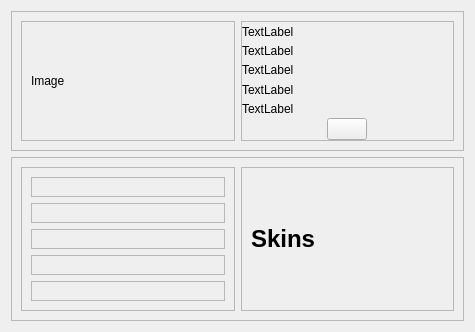
                   <widget class="QWidget" name="scrollAreaWidgetContents_5">
                    <property name="geometry">
                     <rect>
                      <x>0</x>
                      <y>0</y>
                      <width>475</width>
                      <height>328</height>
                     </rect>
                    </property>
                    <layout class="QGridLayout" name="gridLayout_7">
                     <item row="0" column="0">
                      <widget class="QFrame" name="frame_12">
                       <property name="frameShape">
                        <enum>QFrame::StyledPanel</enum>
                       </property>
                       <property name="frameShadow">
                        <enum>QFrame::Raised</enum>
                       </property>
                       <layout class="QHBoxLayout" name="horizontalLayout_11">
                        <item>
                         <widget class="QFrame" name="frame_14">
                          <property name="maximumSize">
                           <size>
                            <width>300</width>
                            <height>128</height>
                           </size>
                          </property>
                          <property name="frameShape">
                           <enum>QFrame::StyledPanel</enum>
                          </property>
                          <property name="frameShadow">
                           <enum>QFrame::Raised</enum>
                          </property>
                          <layout class="QVBoxLayout" name="verticalLayout_21">
                           <item>
                            <widget class="QLabel" name="championImage">
                             <property name="minimumSize">
                              <size>
                               <width>150</width>
                               <height>100</height>
                              </size>
                             </property>
                             <property name="maximumSize">
                              <size>
                               <width>500</width>
                               <height>600</height>
                              </size>
                             </property>
                             <property name="text">
                              <string>Image</string>
                             </property>
                            </widget>
                           </item>
                          </layout>
                         </widget>
                        </item>
                        <item>
                         <widget class="QFrame" name="frame_15">
                          <property name="frameShape">
                           <enum>QFrame::StyledPanel</enum>
                          </property>
                          <property name="frameShadow">
                           <enum>QFrame::Raised</enum>
                          </property>
                          <layout class="QVBoxLayout" name="verticalLayout_22">
                           <property name="spacing">
                            <number>0</number>
                           </property>
                           <property name="leftMargin">
                            <number>0</number>
                           </property>
                           <property name="topMargin">
                            <number>0</number>
                           </property>
                           <property name="rightMargin">
                            <number>0</number>
                           </property>
                           <property name="bottomMargin">
                            <number>0</number>
                           </property>
                           <item>
                            <widget class="QLabel" name="championName">
                             <property name="text">
                              <string>TextLabel</string>
                             </property>
                            </widget>
                           </item>
                           <item>
                            <widget class="QLabel" name="championTitle">
                             <property name="text">
                              <string>TextLabel</string>
                             </property>
                            </widget>
                           </item>
                           <item>
                            <widget class="QLabel" name="championRole">
                             <property name="text">
                              <string>TextLabel</string>
                             </property>
                            </widget>
                           </item>
                           <item>
                            <widget class="QLabel" name="championDescription">
                             <property name="text">
                              <string>TextLabel</string>
                             </property>
                             <property name="wordWrap">
                              <bool>true</bool>
                             </property>
                            </widget>
                           </item>
                           <item>
                            <widget class="QLabel" name="championLikes">
                             <property name="text">
                              <string>TextLabel</string>
                             </property>
                            </widget>
                           </item>
                           <item alignment="Qt::AlignHCenter">
                            <widget class="QPushButton" name="likeBtn">
                             <property name="text">
                              <string/>
                             </property>
                             <property name="icon">
                              <iconset resource="../Qss/icons/_icons.qrc">
                               <normaloff>:/feather/icons/feather/thumbs-up.png</normaloff>:/feather/icons/feather/thumbs-up.png</iconset>
                             </property>
                             <property name="iconSize">
                              <size>
                               <width>18</width>
                               <height>18</height>
                              </size>
                             </property>
                            </widget>
                           </item>
                          </layout>
                         </widget>
                        </item>
                       </layout>
                      </widget>
                     </item>
                     <item row="1" column="0">
                      <widget class="QFrame" name="frame_13">
                       <property name="frameShape">
                        <enum>QFrame::StyledPanel</enum>
                       </property>
                       <property name="frameShadow">
                        <enum>QFrame::Raised</enum>
                       </property>
                       <layout class="QHBoxLayout" name="horizontalLayout_12">
                        <item>
                         <widget class="QFrame" name="frame_16">
                          <property name="frameShape">
                           <enum>QFrame::StyledPanel</enum>
                          </property>
                          <property name="frameShadow">
                           <enum>QFrame::Raised</enum>
                          </property>
                          <layout class="QVBoxLayout" name="verticalLayout_29">
                           <item>
                            <widget class="QFrame" name="frame_18">
                             <property name="frameShape">
                              <enum>QFrame::StyledPanel</enum>
                             </property>
                             <property name="frameShadow">
                              <enum>QFrame::Raised</enum>
                             </property>
                             <layout class="QVBoxLayout" name="verticalLayout_24"/>
                            </widget>
                           </item>
                           <item>
                            <widget class="QFrame" name="frame_20">
                             <property name="frameShape">
                              <enum>QFrame::StyledPanel</enum>
                             </property>
                             <property name="frameShadow">
                              <enum>QFrame::Raised</enum>
                             </property>
                             <layout class="QVBoxLayout" name="verticalLayout_26"/>
                            </widget>
                           </item>
                           <item>
                            <widget class="QFrame" name="frame_21">
                             <property name="frameShape">
                              <enum>QFrame::StyledPanel</enum>
                             </property>
                             <property name="frameShadow">
                              <enum>QFrame::Raised</enum>
                             </property>
                             <layout class="QVBoxLayout" name="verticalLayout_27"/>
                            </widget>
                           </item>
                           <item>
                            <widget class="QFrame" name="frame_19">
                             <property name="frameShape">
                              <enum>QFrame::StyledPanel</enum>
                             </property>
                             <property name="frameShadow">
                              <enum>QFrame::Raised</enum>
                             </property>
                             <layout class="QVBoxLayout" name="verticalLayout_25"/>
                            </widget>
                           </item>
                           <item>
                            <widget class="QFrame" name="frame_22">
                             <property name="frameShape">
                              <enum>QFrame::StyledPanel</enum>
                             </property>
                             <property name="frameShadow">
                              <enum>QFrame::Raised</enum>
                             </property>
                             <layout class="QVBoxLayout" name="verticalLayout_28"/>
                            </widget>
                           </item>
                          </layout>
                         </widget>
                        </item>
                        <item>
                         <widget class="QFrame" name="frame_17">
                          <property name="frameShape">
                           <enum>QFrame::StyledPanel</enum>
                          </property>
                          <property name="frameShadow">
                           <enum>QFrame::Raised</enum>
                          </property>
                          <layout class="QVBoxLayout" name="verticalLayout_23">
                           <item>
                            <widget class="QLabel" name="label_2">
                             <property name="font">
                              <font>
                               <pointsize>18</pointsize>
                               <bold>true</bold>
                              </font>
                             </property>
                             <property name="text">
                              <string>Skins</string>
                             </property>
                            </widget>
                           </item>
                          </layout>
                         </widget>
                        </item>
                       </layout>
                      </widget>
                     </item>
                    </layout>
                   </widget>
